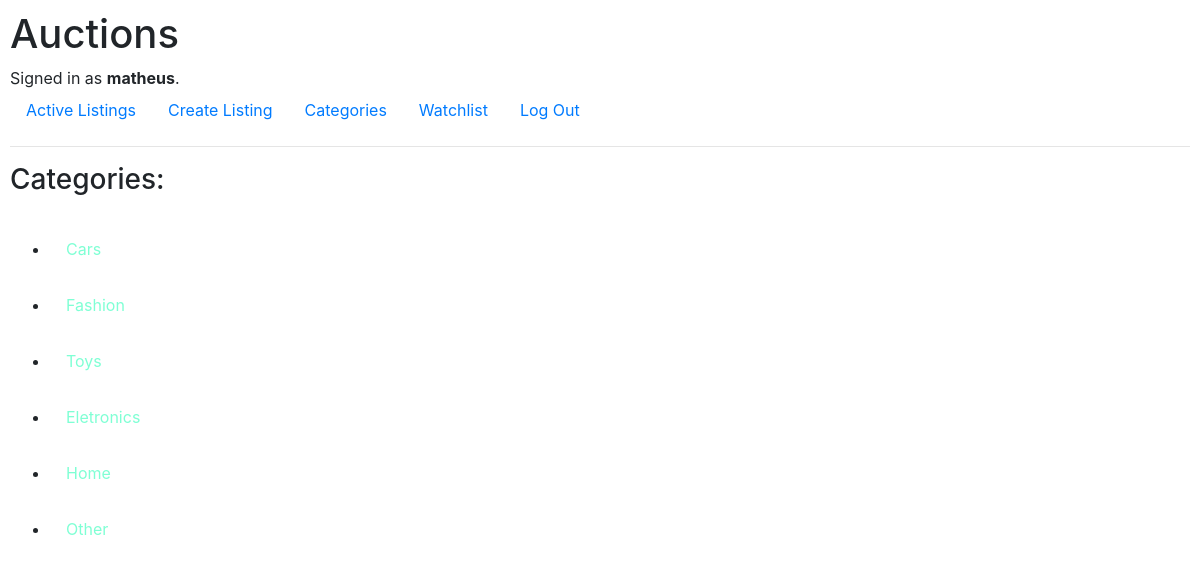
The page /categories (signed in) on the database its author committed.
### auctions/models.py (models this page shows, shortened)
class User(AbstractUser):
    pass

class Category(models.Model):
    title = models.CharField(max_length=64)

### auctions/views.py (the view)
# urls.py: path('categories', views.categories_index, name='categories_index'),
@login_required(login_url='login')
def categories_index(request):
    return render(request, 'auctions/categories_index.html', {
        'categories':Category.objects.all()
    })

### auctions/templates/auctions/categories_index.html
{% extends 'auctions/layout.html' %}
{% block body %}
<h3>Categories:</h3><br>
{% for category in categories %}
    <ul>
        <li class="nav-item">
            <a class="nav-link" href="{% url 'categories_page' category.title %}" style="color: aquamarine;">{{category.title}}</a>
        </li>
    </ul>
{% endfor %}
{% endblock %}

### auctions/templates/auctions/layout.html (shortened to what this page needs)
{% load static %}
<!DOCTYPE html>
<html lang="en">
    <head>
        <link rel="stylesheet" href="https://stackpath.bootstrapcdn.com/bootstrap/4.4.1/css/bootstrap.min.css">
        <link href="{% static 'auctions/styles.css' %}" rel="stylesheet">
    </head>
    <body>
        <h1>Auctions</h1>
        <div>
            {% if user.is_authenticated %}
                Signed in as <strong>{{ user.username }}</strong>.
            {% else %}
                Not signed in.
            {% endif %}
        </div>
        <ul class="nav">
            <li class="nav-item">
                <a class="nav-link" href="{% url 'index' %}">Active Listings</a>
            </li>
            <li class="nav-item">
                <a class="nav-link" href="{% url 'create' %}">Create Listing</a>
            </li>
            <li class="nav-item">
                <a class="nav-link" href="{% url 'categories_index' %}">Categories</a>
            </li>
            <li class="nav-item">
                <a class="nav-link" href="{% url 'watchlist' %}">Watchlist</a>
            </li>
            {% if user.is_authenticated %}
                <li class="nav-item">
                    <a class="nav-link" href="{% url 'logout' %}">Log Out</a>
                </li>
            {% endif %}
        </ul>
        <hr>
        {% block body %}
        {% endblock %}
    </body>
</html>

### auctions/static/auctions/styles.css (style rules this page uses)
body { padding: 10px; }

### rows shown on the page
User: username "matheus"
Category: title "Cars"
Category: title "Fashion"
Category: title "Toys"
Category: title "Eletronics"
Category: title "Home"
Category: title "Other"
